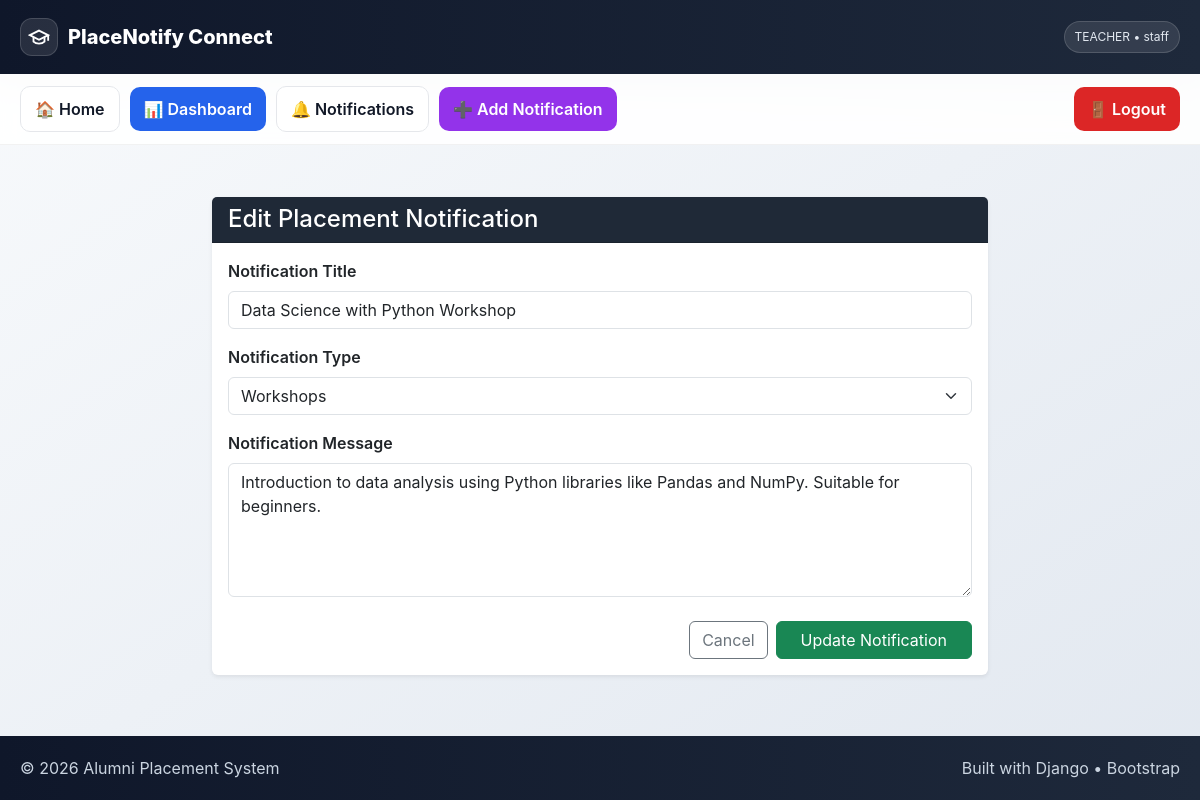
/notification/edit/9/ (signed in), run on the app's committed database.
### mainapp/models.py (models this page shows, shortened)
class Teacher(models.Model):
    ROLE_CHOICES = (
        ('HOD', 'HOD'),
        ('TEACHER', 'Teacher'),
    )
    user = models.OneToOneField(User, on_delete=models.CASCADE)
    department = models.ForeignKey(Department, on_delete=models.CASCADE)
    role = models.CharField(max_length=10, choices=ROLE_CHOICES)

class Department(models.Model):
    name = models.CharField(max_length=100)

class Notification(models.Model):
    NOTIFICATION_TYPES = (
        ('career', 'Career Guidance'),
        ('exam', 'Exams'),
        ('job', 'Job Opportunity'),
        ('workshop', 'Workshops'),
    )
    title = models.CharField(max_length=200)
    message = models.TextField()
    notification_type = models.CharField(
        max_length=20,
        choices=NOTIFICATION_TYPES,
        default='career'
    )
    department = models.ForeignKey(Department, on_delete=models.CASCADE)
    created_by = models.ForeignKey(User, on_delete=models.CASCADE)
    created_at = models.DateTimeField(auto_now_add=True)

### mainapp/views.py (the view)
# urls.py: path('notification/edit/<int:pk>/', views.edit_notification, name='edit_notification'),
@login_required
def edit_notification(request, pk):
    teacher = getattr(request.user, 'teacher', None)
    if not teacher or teacher.role != "TEACHER":
        return HttpResponseForbidden("Only teachers can edit notifications.")
    notification = get_object_or_404(Notification, pk=pk)
    if request.method == "POST":
        notification.title = request.POST.get("title")
        notification.message = request.POST.get("message")
        notification.notification_type = request.POST.get("notification_type")
        notification.save()
        return redirect('notifications')
    return render(request, 'edit_notification.html', {'notification': notification})

### mainapp/templates/edit_notification.html (shortened to what this page needs)
{% extends "base.html" %}
{% block content %}
<div class="container mt-4" style="max-width: 800px;">
  <div class="card shadow-sm border-0">
    <div class="card-header text-white" style="background:#1f2937;">
      <h4 class="mb-0">Edit Placement Notification</h4>
    </div>
    <div class="card-body">
      <form method="POST">
        <div class="mb-3">
          <label class="form-label fw-semibold">Notification Title</label>
          <input type="text" name="title" class="form-control"
                 value="{{ notification.title }}" required>
        </div>
        <div class="mb-3">
          <label class="form-label fw-semibold">Notification Type</label>
          <select name="notification_type" class="form-select" required>
            <option value="workshop" {% if notification.notification_type == "workshop" %}selected{% endif %}>
              Workshops
            </option>
          </select>
        </div>
        <div class="mb-4">
          <label class="form-label fw-semibold">Notification Message</label>
          <textarea name="message" class="form-control" rows="5" required>{{ notification.message }}</textarea>
        </div>
        <div class="d-flex justify-content-end gap-2">
          <a href="{% url 'notifications' %}" class="btn btn-outline-secondary">
            Cancel
          </a>
          <button type="submit" class="btn btn-success px-4">
            Update Notification
          </button>
        </div>
      </form>
    </div>
  </div>
</div>
{% endblock %}

### mainapp/templates/base.html (shortened to what this page needs)
<!DOCTYPE html>
<html lang="en">
<head>
  <link href="https://cdn.jsdelivr.net/npm/bootstrap@5.3.2/dist/css/bootstrap.min.css" rel="stylesheet">
</head>
<body>
<header class="top-header">
  <div class="wrap">
    <div class="brand">
      <div class="logo">
        <svg width="22" height="22" viewBox="0 0 24 24" fill="none" stroke="white" stroke-width="2">
          <path d="M22 10v6M2 10l10-5 10 5-10 5z"></path>
          <path d="M6 12v5c3 3 9 3 12 0v-5"></path>
        </svg>
      </div>
      <h1>PlaceNotify Connect</h1>
    </div>
    {% if user.is_authenticated and user.teacher %}
      <div class="role-pill">
        {{ user.teacher.role }} • {{ user.teacher.department.name }}
      </div>
    {% endif %}
  </div>
</header>
<div class="nav-shell">
  <div class="wrap">
    <div class="nav-left">
      <a href="/" class="nav-btn">🏠 Home</a>
      {% if user.is_authenticated and user.teacher %}
        {% if user.teacher.role == "HOD" %}
          <a href="{% url 'hod_dashboard' %}" class="nav-btn primary">📊 Dashboard</a>
        {% elif user.teacher.role == "TEACHER" %}
          <a href="{% url 'teacher_dashboard' %}" class="nav-btn primary">📊 Dashboard</a>
        {% endif %}
      {% endif %}
      <a href="{% url 'notifications' %}" class="nav-btn">🔔 Notifications</a>
      {% if user.is_authenticated and user.teacher %}
        {% if user.teacher.role == "TEACHER" %}
          <a href="{% url 'add_notification' %}" class="nav-btn purple">➕ Add Notification</a>
        {% endif %}
      {% endif %}
    </div>
    <div class="nav-right">
      {% if user.is_authenticated %}
        <form method="post" action="{% url 'logout' %}">
          <button type="submit" class="nav-btn danger">🚪 Logout</button>
        </form>
      {% else %}
        <a href="{% url 'login' %}" class="nav-btn dark">🔐 Login</a>
      {% endif %}
    </div>
  </div>
</div>
<main>
  {% block content %}{% endblock %}
</main>
<footer>
  <div class="wrap">
    <div>© 2026 Alumni Placement System</div>
    <div>Built with Django • Bootstrap</div>
  </div>
</footer>
</body>
</html>

### mainapp/templates/base.html (style rules this page uses)
:root { --dark-1:#0f172a; --dark-2:#1e293b; --slate:#334155; --bg1:#f8fafc; --bg2:#e2e8f0; --primary:#2563eb; --purple:#9333ea; --danger:#dc2626; --muted:#64748b; }
* { margin:0; padding:0; box-sizing:border-box; }
body { font-family: -apple-system, BlinkMacSystemFont, 'Segoe UI', sans-serif; background: linear-gradient(to bottom right, var(--bg1), var(--bg2)); min-height: 100vh; display:flex; flex-direction:column; }
.top-header { background: linear-gradient(to right, var(--dark-1), var(--dark-2)); color:#fff; padding:18px 0; box-shadow: 0 10px 25px rgba(0,0,0,0.15); }
.wrap { max-width:1200px; margin:0 auto; padding:0 20px; display:flex; align-items:center; justify-content:space-between; gap:16px; }
.brand { display:flex; align-items:center; gap:10px; }
.logo { width:38px; height:38px; display:grid; place-items:center; border-radius:12px; background: rgba(255,255,255,0.1); border: 1px solid rgba(255,255,255,0.15); }
.brand h1 { font-size:20px; font-weight:800; margin:0; }
.role-pill { font-size:12px; padding:6px 10px; border-radius:999px; background: rgba(255,255,255,0.10); border: 1px solid rgba(255,255,255,0.15); color:#e2e8f0; }
.nav-shell { position: sticky; top:0; z-index:100; background: rgba(255,255,255,0.9); backdrop-filter: blur(10px); border-bottom:1px solid rgba(0,0,0,0.05); }
.nav-shell .wrap { padding:12px 20px; flex-wrap:wrap; }
.nav-left, .nav-right { display:flex; gap:10px; flex-wrap:wrap; align-items:center; }
.nav-btn { padding:10px 14px; border-radius:10px; font-weight:600; text-decoration:none; border:1px solid #e5e7eb; background:#fff; color:#111827; transition:0.2s; }
.primary { background:var(--primary); color:#fff; border:none; }
.purple { background:var(--purple); color:#fff; border:none; }
.danger { background:var(--danger); color:#fff; border:none; }
main { flex:1; max-width:1200px; margin:28px auto; padding:0 20px; width:100%; }
footer { margin-top:auto; background: linear-gradient(to right, var(--dark-1), var(--dark-2)); color:#cbd5e1; padding:20px 0; }
footer .wrap { justify-content:space-between; }

### data on the page
Notification: title "Data Science with Python Workshop", notification_type "Workshops", message "Introduction to data analysis using Python libraries like Pandas and NumPy. Suitable for beginners."

### other printed values
{{ user.teacher.role }} "TEACHER"
{{ user.teacher.department.name }} "staff"
